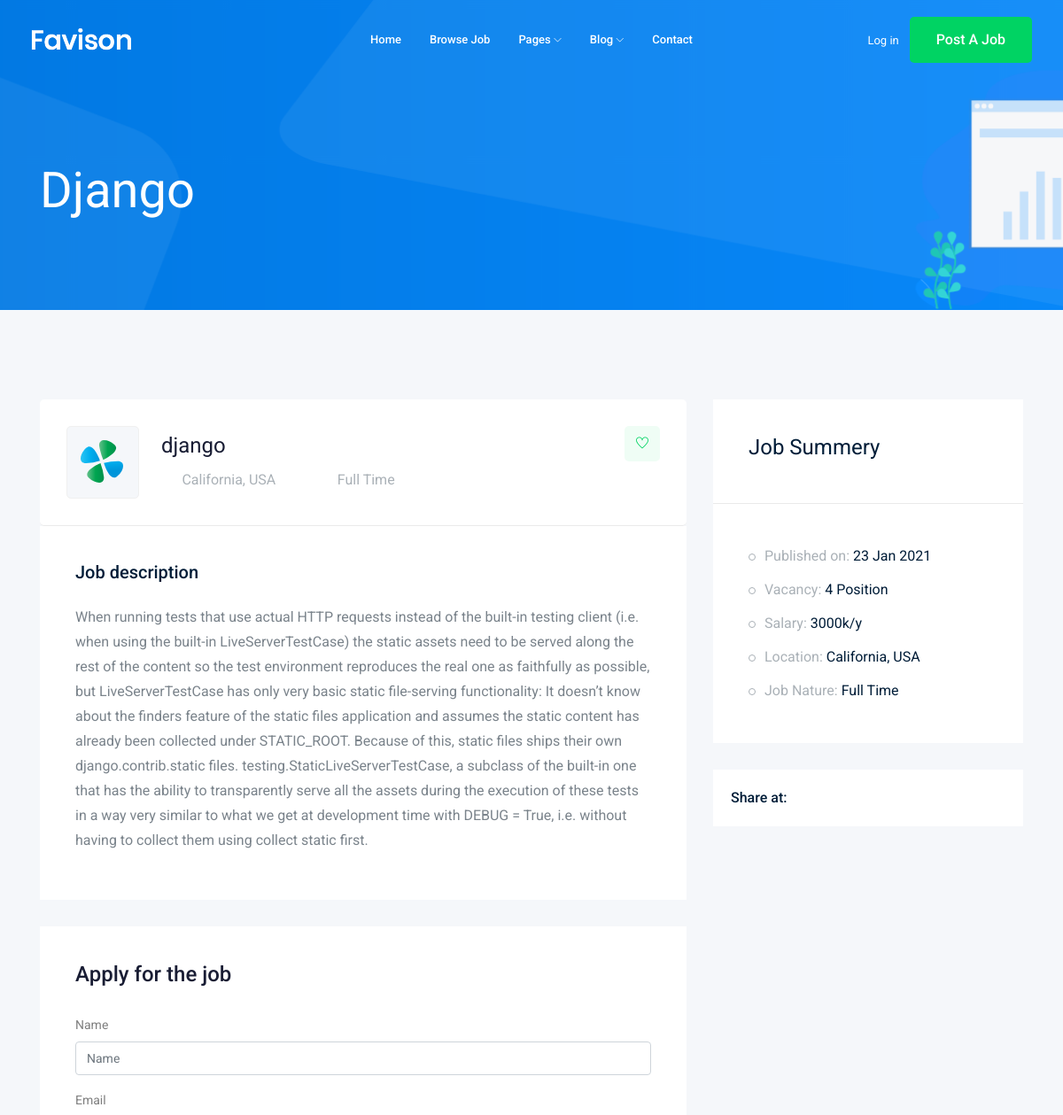
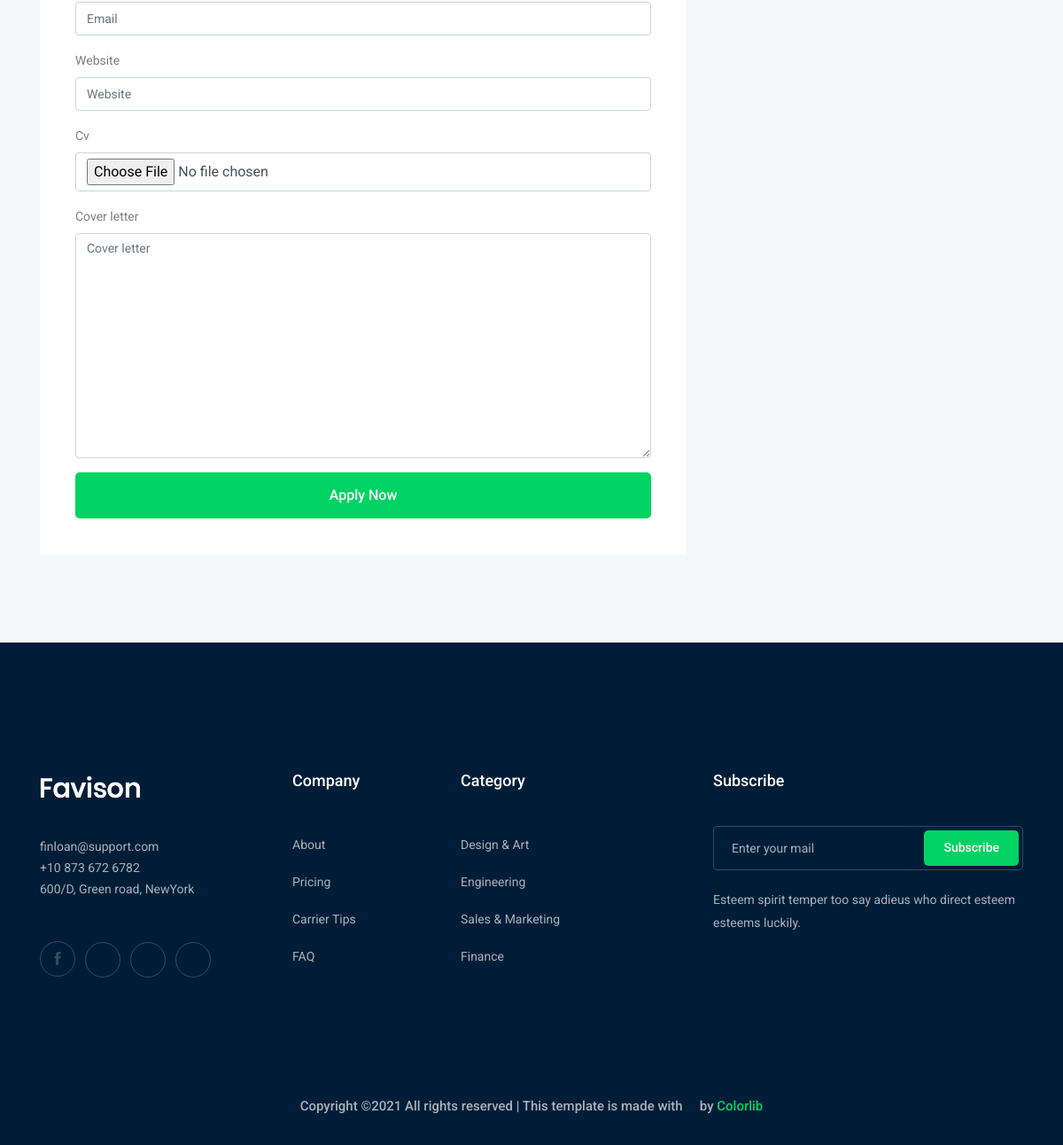
The app's page /jobs/django with its own data (2 pictures, top to bottom).
### job/models.py (models this page shows, shortened)
class Job(models.Model):
    owner = models.ForeignKey(User, related_name='job_owner' ,on_delete=models.CASCADE)
    title = models.CharField(max_length=1000000000000000000000000000000000000)
    job_type = models.CharField(max_length=1000000000000000000000000000000000000, choices=JOB_TYPE)
    description = models.TextField(max_length=1000000000000000000000000000000000000)
    published_at = models.DateTimeField(auto_now=True)
    Vacancy = models.IntegerField(default=1)
    salary = models.IntegerField(default=0)
    experience = models.IntegerField(default=1)
    category = models.ForeignKey('Category', on_delete=models.CASCADE)
    image = models.ImageField(upload_to=image_upload)
    slug = models.SlugField(blank=True ,null=True)
    def __str__(self):
        return self.title

### job/views.py (the view)
# urls.py: path('<str:slug>', views.job_detail, name='job_detail'),
def job_detail(request , slug):
    job_detail = Job.objects.get(slug=slug)
    if request.method=='POST':
        form = ApplyForm(request.POST , request.FILES)
        if form.is_valid():
            myform = form.save(commit=False)
            myform.job = job_detail
            myform.save()
    else:
        form = ApplyForm()
    context = {'job' : job_detail, 'form' :form}
    return render(request, 'job/job_detail.html', context)

### job/form.py
class ApplyForm(forms.ModelForm):
    class Meta:
        model = Apply
        fields = ['name', 'email', 'website', 'cv' , 'cover_letter']

### job/templates/job/job_detail.html (shortened to what this page needs)
{% extends "base.html" %}
{% load bootstrap4 %}
{% block body %}
    <div class="bradcam_area bradcam_bg_1">
        <div class="container">
            <div class="row">
                <div class="col-xl-12">
                    <div class="bradcam_text">
                        <h3>{{job}}</h3>
                    </div>
                </div>
            </div>
        </div>
    </div>
    <div class="job_details_area">
        <div class="container">
            <div class="row">
                <div class="col-lg-8">
                    <div class="job_details_header">
                        <div class="single_jobs white-bg d-flex justify-content-between">
                            <div class="jobs_left d-flex align-items-center">
                                <div class="thumb">
                                    <img src="img/svg_icon/1.svg" alt="">
                                </div>
                                <div class="jobs_conetent">
                                    <a href="#"><h4>{{job}}</h4></a>
                                    <div class="links_locat d-flex align-items-center">
                                        <div class="location">
                                            <p> <i class="fa fa-map-marker"></i> California, USA</p>
                                        </div>
                                        <div class="location">
                                            <p> <i class="fa fa-clock-o"></i>{{job.job_type}}</p>
                                        </div>
                                    </div>
                                </div>
                            </div>
                            <div class="jobs_right">
                                <div class="apply_now">
                                    <a class="heart_mark" href="#"> <i class="ti-heart"></i> </a>
                                </div>
                            </div>
                        </div>
                    </div>
                    <div class="descript_wrap white-bg">
                        <div class="single_wrap">
                            <h4>Job description</h4>
                            <p>{{job.description}}</p>
                        </div>
                    </div>
                    <div class="apply_job_form white-bg" style='background; red'>
                        <h4>Apply for the job</h4>
                        <form method='POST' enctype="multipart/form-data">
                                {% bootstrap_form form %}
                                {% buttons %}
                                    <button class="boxed-btn3 w-100" type="submit">Apply Now</button>
                                {% endbuttons %}
                        </form>
                    </div>
                </div>
                <div class="col-lg-4">
                    <div class="job_sumary">
                        <div class="summery_header">
                            <h3>Job Summery</h3>
                        </div>
                        <div class="job_content">
                            <ul>
                                <li>Published on: <span>{{job.published_at|date:'d M o'}}</span></li>
                                <li>Vacancy: <span>{{job.Vacancy}} Position</span></li>
                                <li>Salary: <span>{{job.salary}}k/y</span></li>
                                <li>Location: <span>California, USA</span></li>
                                <li>Job Nature: <span>{{job.job_type}}</span></li>
                            </ul>
                        </div>
                    </div>
                    <div class="share_wrap d-flex">
                        <span>Share at:</span>
                        <ul>
                            <li><a href="#"> <i class="fa fa-facebook"></i></a> </li>
                            <li><a href="#"> <i class="fa fa-google-plus"></i></a> </li>
                            <li><a href="#"> <i class="fa fa-twitter"></i></a> </li>
                            <li><a href="#"> <i class="fa fa-envelope"></i></a> </li>
                        </ul>
                    </div>
                    <div class="job_location_wrap">
                        <div class="job_lok_inner">
                            <div id="map" style="height: 200px;"></div>
                          </div>
                    </div>
                </div>
            </div>
        </div>
    </div>
{% endblock body %}

### records on screen
Job: title "Django", title "django", job_type "Full Time", description "When running tests that use actual HTTP requests instead of the built-in testing client (i.e. when using the built-in LiveServerTestCase) the static assets need to be served along the rest of the content so the test environment reproduces the real one as faithfully as possible, but LiveServerTestCase has only very basic static file-serving functionality: It doesn’t know about the finders feature of the static files application and assumes the static content has already been collected under STATIC_ROOT. Because of this, static files ships their own django.contrib.static files. testing.StaticLiveServerTestCase, a subclass of the built-in one that has the ability to transparently serve all the…", published_at "23 Jan 2021", Vacancy "4", salary "3000"
